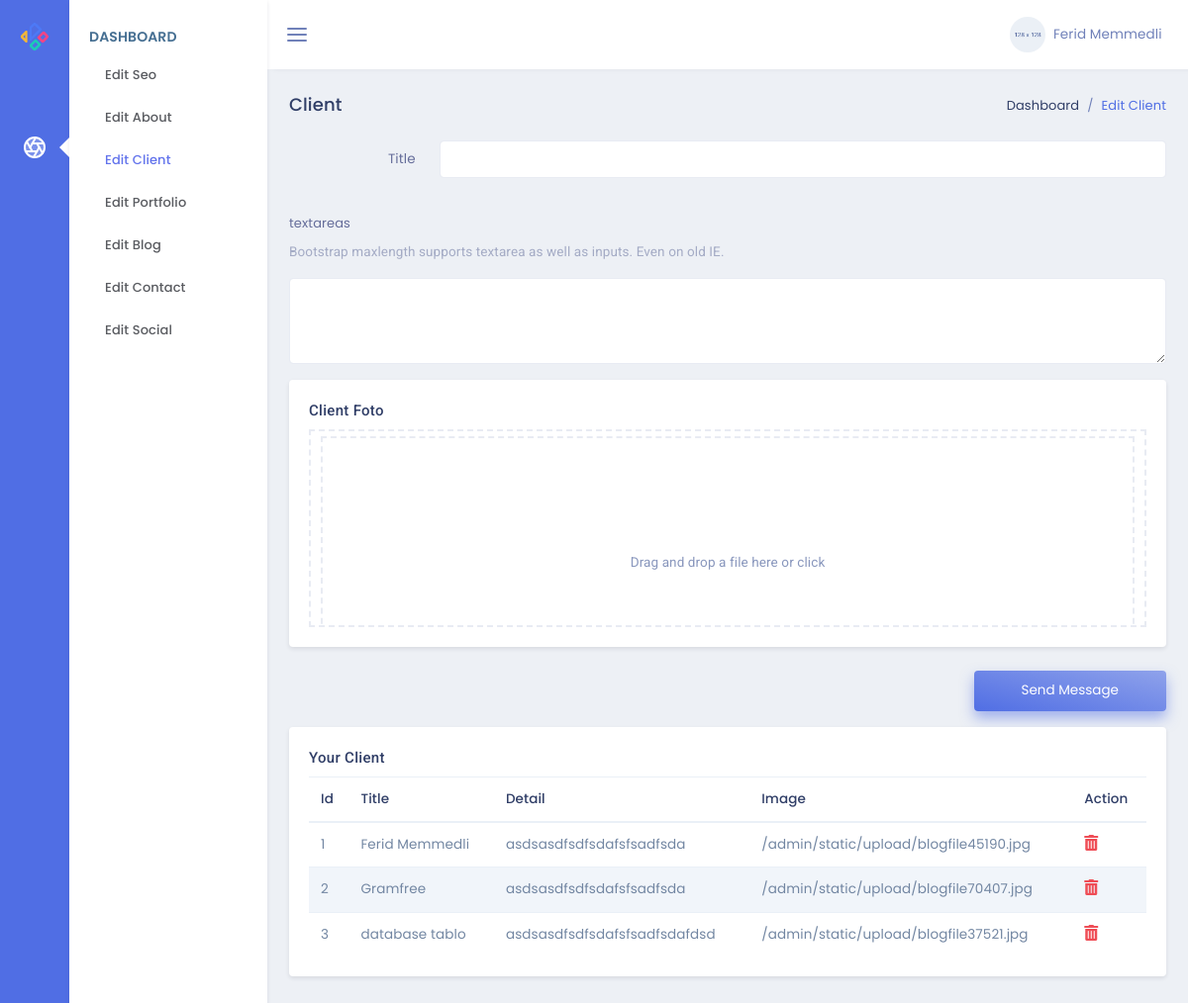
/admin/client, run on an earlier commit of the app's database.
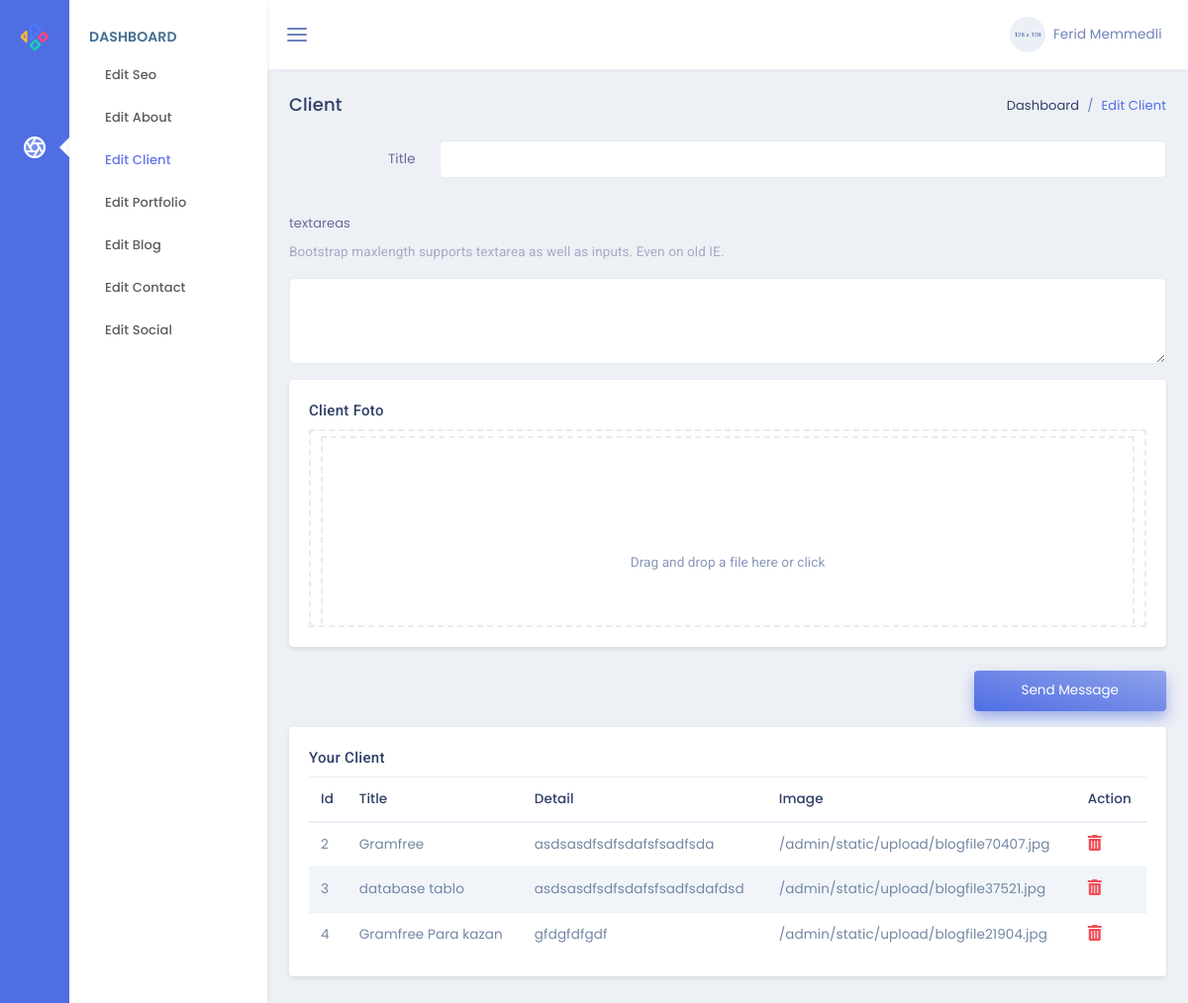
And on a later commit of the database.
### models.py (models this page shows)
class Client(db.Model):
    id = db.Column(db.Integer, primary_key=True)
    title = db.Column(db.String(20),nullable=False)
    detail = db.Column(db.String,nullable=False)
    image = db.Column(db.String,nullable=False)

### admin/routes.py (the view, shortened to what this page needs)
@admin.route('/client',methods=['GET','POST'])
def adminClient():
    clnt=Client.query.all()
    return render_template('admin/editClient.html',clnt=clnt)

### admin/templates/admin/editClient.html (shortened to what this page needs)
{% extends "admin/layout.html" %}
{% block contentAdmin %}
<div class="row">
    <div class="col-sm-12">
        <div class="page-title-box">
            <div class="float-right">
                <ol class="breadcrumb">
                    <li class="breadcrumb-item"><a href="javascript:void(0);">Dashboard</a></li>
                    <li class="breadcrumb-item active">Edit Client</li>
                </ol>
            </div>
            <h4 class="page-title">Client</h4>
        </div>
    </div>
</div>
<form action="{{url_for('admin.adminClient')}}" method="POST" class="row" enctype="multipart/form-data">
    <div class="col-12">
        <div class="form-group row">
            <label for="example-text-input" class="col-2 col-form-label text-right">Title</label>
            <div class="col-10">
                <input class="form-control" name="title" type="text" id="example-text-input" required>
            </div>
        </div>
    </div>
    <div class="col-12">
        <div class="mt-3">
            <label class="mb-2">textareas</label>
            <p class="text-muted  mb-3 font-13">
                Bootstrap maxlength supports textarea as well as inputs. Even on old IE.
            </p>
            <textarea id="textarea" name="detail" class="form-control" maxlength="225" rows="3"></textarea>
        </div>
    </div>
    <div class="col-12 mt-3">
        <div class="card">
            <div class="card-body">
                <h4 class="mt-0 header-title">Client Foto</h4>
                <div class="dropify-wrapper">
                </div>
            </div>
        </div>
    </div>
    <div class="col-sm-12 text-right">
        <button type="submit" class="btn btn-gradient-primary px-5 py-2">Send Message</button>
    </div>
</form>
<div class="row mt-3">
    <div class="col-lg-12">
        <div class="card">
            <div class="card-body">
                <h4 class="mt-0 header-title">Your Client</h4>
                <div class="table-responsive">
                    <table class="table table-striped mb-0">
                        <thead>
                            <tr>
                                <th>Id</th>
                                <th>Title</th>
                                <th>Detail</th>
                                <th>Image</th>
                                <th>Action</th>
                            </tr>
                        </thead>
                        <tbody>
                            {% for i in clnt %}
                            <tr>
                                <td>{{i.id}}</td>
                                <td>{{i.title}}</td>
                                <td>{{i.detail}}</td>
                                <td>{{i.image}}</td>
                                <td>
                                    <a href="/admin/deleteclient/{{i.id}}">
                                        <i class="fas fa-trash-alt text-danger font-16"></i></a>
                                </td>
                            </tr>
                            {% endfor %}
                        </tbody>
                    </table>
                </div>
            </div>
        </div>
    </div>
</div>
{% endblock %}

What changed in the data, as far as the page shows it:
removed Client: id "1", title "Ferid Memmedli", detail "asdsasdfsdfsdafsfsadfsda", image "/admin/static/upload/blogfile45190.jpg"
added Client: id "4", title "Gramfree Para kazan", detail "gfdgfdfgdf", image "/admin/static/upload/blogfile21904.jpg"
